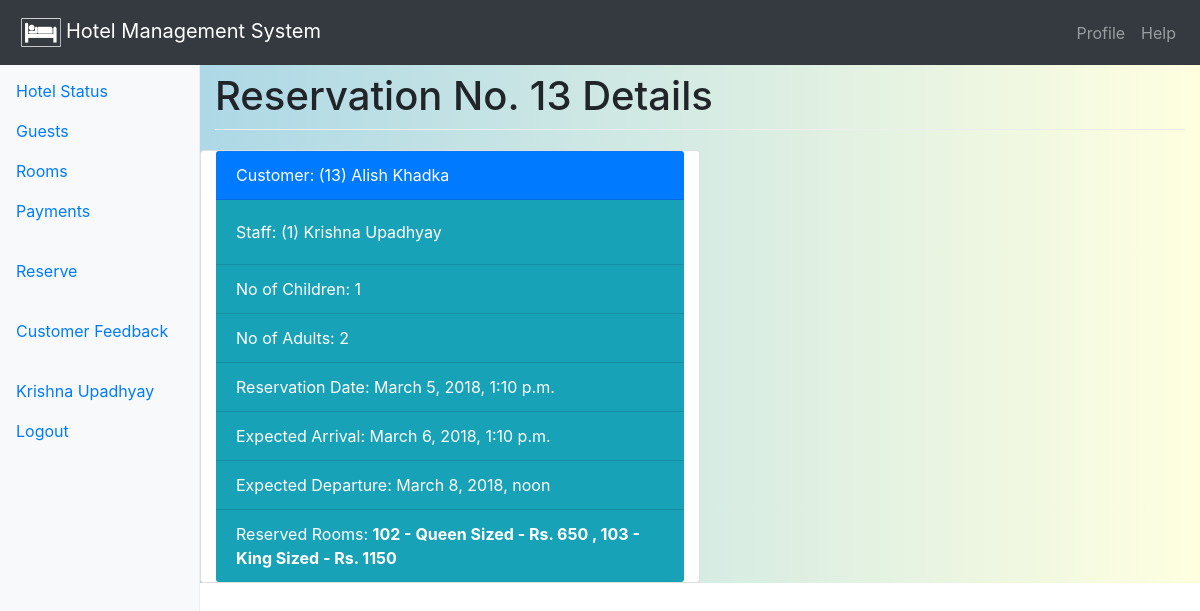
The page /reservation/13 (signed in) on the database its author committed.
### main/models.py (models this page shows, shortened)
@python_2_unicode_compatible
class Reservation(models.Model):
    reservation_id = models.AutoField(primary_key=True)
    customer = models.ForeignKey(Customer, on_delete=models.CASCADE)
    staff = models.ForeignKey(Staff, on_delete=models.CASCADE, editable=False)
    no_of_children = models.PositiveSmallIntegerField(default=0)
    no_of_adults = models.PositiveSmallIntegerField(default=1)
    reservation_date_time = models.DateTimeField(default=timezone.now)
    expected_arrival_date_time = models.DateTimeField(default=timezone.now)
    expected_departure_date_time = models.DateTimeField(default=timezone.now)
    class Meta:
        permissions = (('can_view_reservation', 'Can view reservation'),
                       ('can_view_reservation_detail', 'Can view reservation detail'),)

@python_2_unicode_compatible
class Customer(models.Model):
    customer_id = models.AutoField(primary_key=True)
    first_name = models.CharField(max_length=50)
    middle_name = models.CharField(max_length=50, null=False, blank=True)
    last_name = models.CharField(max_length=50)
    contact_no = models.CharField(max_length=15)
    address = models.CharField(max_length=100)
    email_address = models.EmailField(null=True, blank=True)
    class Meta:
        ordering = ['first_name', 'middle_name', 'last_name']
        permissions = (('can_view_customer', 'Can view customer'),)
    def __str__(self):
        return '({0}) {1} {2}'.format(self.customer_id, self.first_name, self.last_name)

@python_2_unicode_compatible
class Staff(models.Model):
    profile_picture = models.ImageField(upload_to='staff_img/', default='images/staff.png')
    staff_id = models.AutoField(primary_key=True)
    first_name = models.CharField(max_length=50)
    middle_name = models.CharField(max_length=50, null=False, blank=True)
    last_name = models.CharField(max_length=50)
    contact_no = models.CharField(max_length=15)
    address = models.CharField(max_length=100)
    email_address = models.EmailField()
    user = models.OneToOneField(User, on_delete=models.SET_NULL, null=True, editable=False)
    class Meta:
        ordering = ['first_name', 'middle_name', 'last_name']
        permissions = (("can_view_staff", "Can view staff"), ('can_view_staff_detail', 'Can view staff detail'))
    def __str__(self):  # Unicode support
        return '({0}) {1} {2}'.format(self.staff_id, self.first_name, self.last_name)

@python_2_unicode_compatible
class Room(models.Model):
    room_no = models.CharField(max_length=10, primary_key=True)
    room_type = models.ForeignKey('RoomType', null=False, blank=True, on_delete=models.CASCADE)
    availability = models.BooleanField(default=0)
    reservation = models.ForeignKey(Reservation, null=True, blank=True, on_delete=models.SET_NULL)
    facility = models.ManyToManyField('Facility')
    class Meta:
        ordering = ['room_no', ]
        permissions = (('can_view_room', 'Can view room'),)
    def __str__(self):
        return "%s - %s - Rs. %i" % (self.room_no, self.room_type.name, self.room_type.price)
    def display_facility(self):
        """
        This function should be defined since facility is many-to-many relationship
        It cannot be displayed directly on the admin panel for list_display
        """
        return ', '.join([facility.name for facility in self.facility.all()])
    display_facility.short_description = 'Facilities'

@python_2_unicode_compatible
class RoomType(models.Model):
    name = models.CharField(max_length=25)
    price = models.PositiveSmallIntegerField()

### main/views.py (the view)
# urls.py: path('reservation/<str:pk>', views.ReservationDetailView.as_view(), name='reservation-detail'),
class ReservationDetailView(PermissionRequiredMixin, generic.DetailView):
    model = Reservation
    title = _("Reservation Information")
    permission_required = 'main.can_view_reservation'
    raise_exception = True
    extra_context = {'title': title}

### main/templates/main/reservation_detail.html
{% extends 'base.html' %}
{% block content-title %}
    <h1>Reservation No. {{ reservation.reservation_id }} Details</h1>
{% endblock %}
{% block main-content %}
    <div class="row">
        <div class="card text-left col-md-6">
            <div class="card-header bg-primary text-white">Customer: <a href="{% url 'customer-detail' reservation.customer_id %}" class="text-white">{{ reservation.customer }}</a>  </div>
            <div class="card-body bg-info text-white">Staff: <a href="{% url 'staff-detail' reservation.staff_id %}" class="text-white">{{ reservation.staff }}</a><br>
                             </div>
            <div class="card-footer bg-info text-white">No of Children: {{ reservation.no_of_children }}</div>
            <div class="card-footer bg-info text-white"> No of Adults: {{ reservation.no_of_adults }}</div>
            <div class="card-footer bg-info text-white">Reservation Date: {{ reservation.reservation_date_time }}</div>
            <div class="card-footer bg-info text-white">  Expected Arrival: {{ reservation.expected_arrival_date_time }}</div>
            <div class="card-footer bg-info text-white"> Expected Departure: {{ reservation.expected_departure_date_time }}</div>
            <div class="card-footer bg-info text-white">{% if reservation.room_set.all %}
             Reserved Rooms:
                {% for room in reservation.room_set.all %}
                <strong><a href="{% url 'room-detail' room.room_no %}" class="text-white">{{ room }}</a>{% if not forloop.last %}
                , {% endif %}</strong>
            {% endfor %}
            {% endif %}
            </div>
        </div>
    </div>
{% endblock %}

### main/templates/base.html (shortened to what this page needs)
{% load i18n %}
<!doctype html>
<html lang="en">
<head>
    <link rel="stylesheet" href="https://maxcdn.bootstrapcdn.com/bootstrap/4.0.0/css/bootstrap.min.css"
>
    <link rel="stylesheet" href="//code.jquery.com/ui/1.12.1/themes/base/jquery-ui.css">
    {% load static %}
    <link href="{% static 'css/styles.css' %}" rel="stylesheet">
</head>
<body>
<header>
    <nav class="navbar navbar-expand-md navbar-dark fixed-top bg-dark">
        <a class="navbar-brand" href="{% url 'index' %}">
            <img src="{% static "/img/hotel-fav-icon.png" %}" style="width:50px; height=50px; padding:5px;">Hotel Management System</a>
        <div class="collapse navbar-collapse justify-content-end" id="top_navbar">
            <ul class="navbar-nav">
                {% block navbar-items %}
                    {% if user.is_authenticated %}
                        <li class="nav-item">
                            <a class="nav-link" href="{% url 'profile' %}">Profile</a>
                        </li>
                    {% endif %}
                    <li class="nav-item">
                        <a class="nav-link" href="#">Help</a>
                    </li>
                {% endblock %}
            </ul>
        </div>
    </nav>
</header>
<div class="container-fluid">
    <div class="row">
        {% block sidebar %}
            <nav class="col-sm-3 col-md-2 d-none d-sm-block bg-light sidebar">
                {% block sidebar-items %}
                    <ul class="nav nav-pills flex-column">
                        <li class="nav-item">
                            <a class="nav-link" href="{% url 'index' %}">Hotel
                                Status</a>
                        </li>
                        <li class="nav-item">
                            <a class="nav-link" href="{% url 'guest-list' %}">Guests</a>
                        </li>
                        <li class="nav-item">
                            <a class="nav-link" href="{% url 'rooms' %}">Rooms</a>
                        </li>
                        <li class="nav-item">
                            <a class="nav-link" href="{% url 'payment-index' %}">Payments</a>
                        </li>
                    </ul>
                    {% if user.is_superuser %}
                    <ul class="nav nav-pills flex-column">
                        <li class="nav-item">
                            <a class="nav-link" href="{% url 'reservations' %}">Reservations</a>
                        </li>
                        <li class="nav-item">
                            <a class="nav-link" href="{% url 'check_in-list' %}">Check-ins</a>
                        </li>
                        <li class="nav-item">
                            <a class="nav-link" href="{% url 'check_out-list' %}">Check-outs</a>
                        </li>
                    </ul>
                    {% else %}
                    <ul class="nav nav-pills flex-column">
                        <li class="nav-item">
                            <a class="nav-link" href="{% url 'reserve' %}">Reserve</a>
                        </li>
                    </ul>
                    {% endif %}
                    <ul class="nav nav-pills flex-column">
                        <li class="nav-item">
                            <a class="nav-link" href="#">Customer Feedback</a>
                        </li>
                    </ul>
                    <ul class="nav nav-pills flex-column">
                        {% block login-status %}
                            {% if user.is_authenticated %}
                                <li class="nav-item">
                                    <a class="nav-link" href="#">{{ user.first_name }} {{ user.last_name }}</a>
                                    <a class="nav-link" href="{% url 'logout' %}?next={{ request.path }}">Logout</a>
                                </li>
                            {% endif %}
                        {% endblock %}
                    </ul>
                {% endblock %}
            </nav>
        {% endblock %}
        <main role="main" class="col-sm-9 ml-sm-auto col-md-10 pt-3"
              style="background: linear-gradient(to right, lightblue, lightyellow)">
            {% block content-title %}{% endblock %}
            {% block main-content %}{% endblock %}
        </main>
    </div>
</div>
{% load static %}
</body>
</html>

### main/static/css/styles.css (style rules this page uses)
body { padding-top: 3.5rem; }
h1 { padding-bottom: 9px; margin-bottom: 20px; border-bottom: 1px solid #eee; }
.sidebar { position: fixed; top: 51px; bottom: 0; left: 0; z-index: 1000; padding: 20px 0; overflow-x: hidden; overflow-y: auto; border-right: 1px solid #eee; }
.sidebar .nav { margin-bottom: 20px; }
.sidebar .nav-item { width: 100%; }
.sidebar .nav-item + .nav-item { margin-left: 0; }
.sidebar .nav-link { border-radius: 0; }

### rows shown on the page
Reservation: reservation_id "13", customer "(13) Alish Khadka", staff "(1) Krishna Upadhyay", no_of_children "1", no_of_adults "2", reservation_date_time "March 5, 2018, 1:10 p.m.", expected_arrival_date_time "March 6, 2018, 1:10 p.m.", expected_departure_date_time "March 8, 2018, noon"
Room: room_no+room_type "102 - Queen Sized - Rs. 650"
Room: room_no+room_type "103 - King Sized - Rs. 1150"

### other values the page prints
{{ user.first_name }} "Krishna"
{{ user.last_name }} "Upadhyay"
